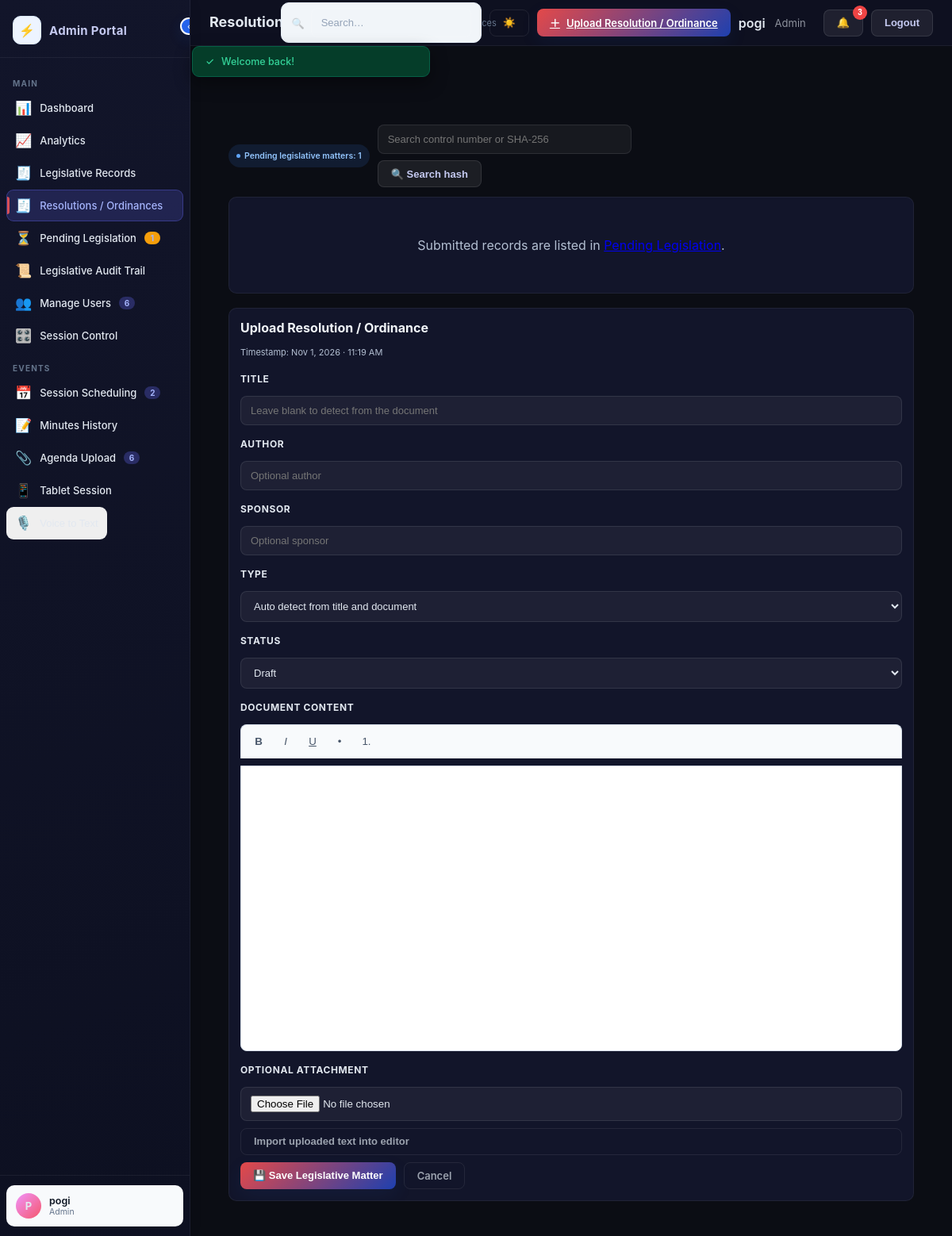
/index.php?page=legislative-bills (signed in), run on the app's committed database.
### tables this page shows
CREATE TABLE `users` (
  `id` varchar(32) NOT NULL,
  `name` varchar(255) NOT NULL,
  `email` varchar(255) NOT NULL,
  `password` varchar(255) NOT NULL,
  `role` varchar(50) NOT NULL,
  `status` varchar(50) NOT NULL,
  `notes` text DEFAULT NULL,
  `created_at` datetime(6) NOT NULL,
  `notifications` text DEFAULT NULL,
  `is_council_member` tinyint(1) NOT NULL DEFAULT 0,
  `email_notifications_enabled` tinyint(1) NOT NULL DEFAULT 1
);

### app/views/layout.php (shortened to what the rows shown need)
<?php
function esc($value): string
{
    return htmlspecialchars((string)$value, ENT_QUOTES, 'UTF-8');
}
?>
<!DOCTYPE html>
<html lang="en">
<head>
<link rel="stylesheet" href="public/assets/style.css?v=<?= (int)@filemtime(dirname(__DIR__, 2) . '/public/assets/style.css') ?>" />
</head>
<body data-page="<?= esc($page) ?>">
<div id="app">
  <div id="sidebar">
    <div class="sb-foot">
      <?php $__displayName = $currentUser['name'] ?? 'Guest'; $__displayRole = $currentUser['role'] ?? 'visitor'; ?>
      <div class="admin-card">
        <div class="avatar" style="background:linear-gradient(135deg,#f093fb,#f5576c)"><?= esc(mb_strtoupper(mb_substr($__displayName, 0, 1))) ?></div>
        <div class="admin-text">
          <div class="admin-name-txt"><?= esc($__displayName) ?></div>
          <div class="admin-role-txt"><?= esc(ucfirst($__displayRole)) ?></div>
        </div>
      </div>
    </div>
  </div>
  <div id="main">
    <div class="topbar">
      <div class="topbar-right">
        <?php if (!empty($currentUser)): ?>
          <div class="user-info" style="display:flex;align-items:center;gap:12px;margin-right:12px">
            <div class="user-name" style="font-weight:600"><?= esc($currentUser['name'] ?? 'User') ?></div>
            <div class="user-role" style="opacity:.6;font-size:13px"><?= esc(ucfirst($currentUser['role'] ?? 'user')) ?></div>
          </div>
          <?php if (!empty($notifications)): ?>
            <?php if (count($notifications) > 0): ?>
              <?php $unreadCount = count(array_filter($notifications, fn($n) => empty($n['read']))); ?>
              <div class="notification-wrapper">
                <button type="button" class="btn btn-secondary notification-toggle" id="notificationToggle" aria-label="Open notifications">
                  🔔
                  <?php if ($unreadCount > 0): ?>
                    <span class="notification-count"><?= $unreadCount ?></span>
                  <?php endif; ?>
                </button>
              </div>
            <?php endif; ?>
          <?php endif; ?>
          <form method="post" action="index.php" style="margin:0">
            <button type="submit" class="btn btn-secondary">Logout</button>
          </form>
      <?php endif; ?>
      </div>
    </div>
  </div>
</div>
</body>
</html>

### data on the page
users: name "P", name "pogi", role "Admin"

### other printed values
count($data['users']) "6"
count($data['sessions']) "2"
count($data['agendas']) "6"
$pageConfig['title'] "Resolutions…"
$pageConfig['actionLabel'] "Upload Resolution / Ordinance"
$unreadCount "3"
$flash['message'] "Welcome back!"
$pendingBills "1"
